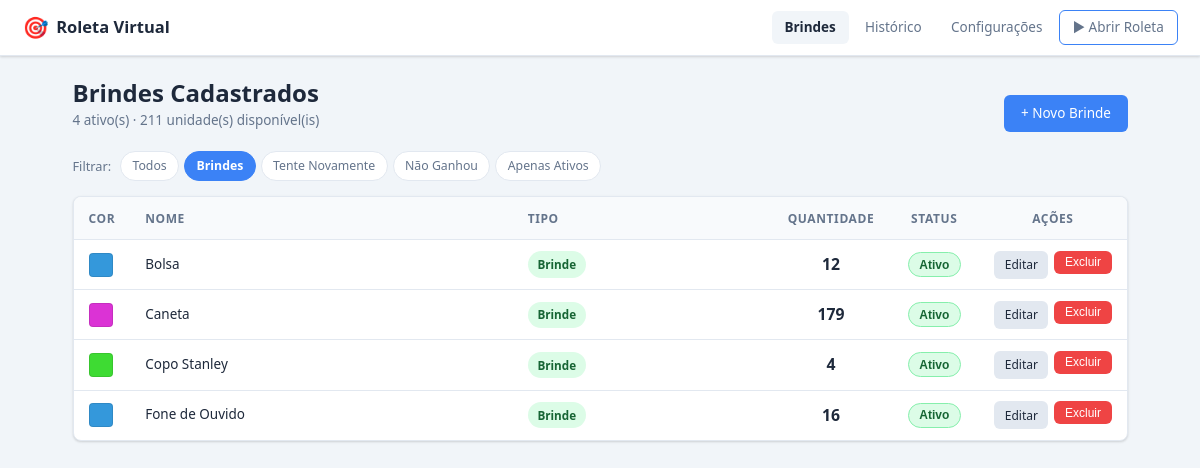
The app's page /admin/?tipo=prize with its own data.
### app/models.py (models this page shows, shortened)
class Prize(db.Model):
    __tablename__ = "prizes"
    id = db.Column(db.Integer, primary_key=True)
    name = db.Column(db.String(100), nullable=False)
    image_filename = db.Column(db.String(255), nullable=True)
    quantity = db.Column(db.Integer, nullable=False, default=0)
    item_type = db.Column(db.String(10), nullable=False, default="prize")
    weight = db.Column(db.Float, nullable=False, default=0.0)
    color = db.Column(db.String(7), nullable=False, default="#3498db")
    exhausted_behavior = db.Column(db.String(15), nullable=False, default="hide_weight")
    is_active = db.Column(db.Boolean, nullable=False, default=True)
    created_at = db.Column(db.DateTime, nullable=False, default=datetime.utcnow)
    updated_at = db.Column(
        db.DateTime, nullable=False, default=datetime.utcnow, onupdate=datetime.utcnow
    )
    draws = db.relationship("Draw", backref="prize", lazy=True)
    @property
    def is_exhausted(self):
        return self.item_type == "prize" and self.quantity == 0

### app/routes/admin.py (the view)
@admin_bp.route("/")
def index():
    tipo = request.args.get("tipo")
    ativo = request.args.get("ativo")
    query = Prize.query
    if tipo in ("prize", "retry", "no_win"):
        query = query.filter_by(item_type=tipo)
    if ativo == "1":
        query = query.filter_by(is_active=True)
    elif ativo == "0":
        query = query.filter_by(is_active=False)
    prizes = query.order_by(
        db.case({"prize": 0, "retry": 1, "no_win": 2}, value=Prize.item_type),
        Prize.name,
    ).all()
    total_prizes = sum(p.quantity for p in prizes if p.item_type == "prize")
    active_prizes = sum(1 for p in prizes if p.item_type == "prize" and p.is_active)
    return render_template(
        "admin/index.html",
        prizes=prizes,
        total_prizes=total_prizes,
        active_prizes=active_prizes,
    )

### app/templates/admin/index.html (shortened to what this page needs)
{% extends "base.html" %}
{% block content %}
<div class="page-header">
  <div class="page-header-left">
    <h1>Brindes Cadastrados</h1>
    <span class="page-subtitle">{{ active_prizes }} ativo(s) · {{ total_prizes }} unidade(s) disponível(is)</span>
  </div>
  <div class="page-header-actions">
    <a href="{{ url_for('admin.prize_new') }}" class="btn btn-primary">+ Novo Brinde</a>
  </div>
</div>
<div class="filter-bar">
  <span class="filter-label">Filtrar:</span>
  <a href="{{ url_for('admin.index') }}" class="filter-btn {% if not request.args.get('tipo') and not request.args.get('ativo') %}active{% endif %}">Todos</a>
  <a href="{{ url_for('admin.index', tipo='prize') }}" class="filter-btn {% if request.args.get('tipo') == 'prize' %}active{% endif %}">Brindes</a>
  <a href="{{ url_for('admin.index', tipo='retry') }}" class="filter-btn {% if request.args.get('tipo') == 'retry' %}active{% endif %}">Tente Novamente</a>
  <a href="{{ url_for('admin.index', tipo='no_win') }}" class="filter-btn {% if request.args.get('tipo') == 'no_win' %}active{% endif %}">Não Ganhou</a>
  <a href="{{ url_for('admin.index', ativo='1') }}" class="filter-btn {% if request.args.get('ativo') == '1' %}active{% endif %}">Apenas Ativos</a>
</div>
{% if prizes %}
<div class="table-wrapper">
  <table class="data-table">
    <thead>
      <tr>
        <th style="width:40px">Cor</th>
        <th>Nome</th>
        <th>Tipo</th>
        <th style="width:100px; text-align:center">Quantidade</th>
        <th style="width:90px; text-align:center">Status</th>
        <th style="width:130px; text-align:center">Ações</th>
      </tr>
    </thead>
    <tbody>
      {% for prize in prizes %}
      <tr class="{% if not prize.is_active %}row-inactive{% endif %}">
        <td>
          <span class="color-swatch" style="background:{{ prize.color }}"></span>
        </td>
        <td>
          <span class="prize-name">{{ prize.name }}</span>
        </td>
        <td>
          {% if prize.item_type == 'prize' %}
            <span class="type-badge type-prize">Brinde</span>
          {% elif prize.item_type == 'retry' %}
            <span class="type-badge type-retry">Tente Novamente</span>
          {% else %}
            <span class="type-badge type-no-win">Não Ganhou</span>
          {% endif %}
        </td>
        <td style="text-align:center">
          {% if prize.item_type == 'prize' %}
            <span class="qty {% if prize.quantity == 0 %}qty-zero{% endif %}">{{ prize.quantity }}</span>
          {% else %}
            <span class="qty-weight">{{ (prize.weight * 100)|round(0)|int }}%</span>
          {% endif %}
        </td>
        <td style="text-align:center">
          <button
            class="toggle-btn {% if prize.is_active %}active{% endif %}"
            data-prize-id="{{ prize.id }}"
            title="{{ 'Desativar' if prize.is_active else 'Ativar' }}"
          >
            {{ 'Ativo' if prize.is_active else 'Inativo' }}
          </button>
        </td>
        <td style="text-align:center">
          <div class="action-btns">
            <a href="{{ url_for('admin.prize_edit', prize_id=prize.id) }}" class="btn btn-sm btn-secondary">Editar</a>
            {% if prize.item_type == 'prize' %}
            <form method="POST" action="{{ url_for('admin.prize_delete', prize_id=prize.id) }}" class="inline-form">
              <button type="submit" class="btn btn-sm btn-danger" onclick="return confirm('Excluir \'{{ prize.name }}\'?\nEsta ação não pode ser desfeita.')">
                Excluir
              </button>
            </form>
            {% endif %}
          </div>
        </td>
      </tr>
      {% endfor %}
    </tbody>
  </table>
</div>
{% endif %}
{% endblock %}

### app/static/css/admin.css (style rules this page uses)
*, *::before, *::after { box-sizing: border-box; margin: 0; padding: 0; }
:root { --primary: #3b82f6; --primary-d: #2563eb; --danger: #ef4444; --danger-d: #dc2626; --success: #22c55e; --warning: #f59e0b; --neutral: #64748b; --bg: #f1f5f9; --surface: #ffffff; --border: #e2e8f0; --text: #1e293b; --text-muted: #64748b; --radius: 8px; --shadow: 0 1px 3px rgba(0,0,0,.1), 0 1px 2px rgba(0,0,0,.06); }
html { font-size: 15px; }
body { font-family: system-ui, -apple-system, "Segoe UI", Roboto, sans-serif; background: var(--bg); color: var(--text); line-height: 1.6; min-height: 100vh; }
a { color: var(--primary); text-decoration: none; }
.page-header { display: flex; align-items: flex-end; justify-content: space-between; margin-bottom: 1.25rem; flex-wrap: wrap; gap: .75rem; }
.page-header h1 { font-size: 1.6rem; font-weight: 700; line-height: 1.2; }
.page-subtitle { color: var(--text-muted); font-size: .9rem; display: block; margin-top: .2rem; }
.page-header-actions { display: flex; gap: .5rem; flex-wrap: wrap; }
.btn { display: inline-flex; align-items: center; gap: .35rem; padding: .5rem 1.1rem; border-radius: 6px; border: none; cursor: pointer; font-size: .9rem; font-weight: 500; transition: background .15s, opacity .15s; text-decoration: none; white-space: nowrap; }
.btn-primary { background: var(--primary); color: #fff; }
.btn-secondary { background: #e2e8f0; color: var(--text); }
.btn-danger { background: var(--danger); color: #fff; }
.btn-sm { padding: .3rem .7rem; font-size: .8rem; }
.inline-form { display: inline; }
.filter-bar { display: flex; align-items: center; gap: .35rem; margin-bottom: 1rem; flex-wrap: wrap; }
.filter-label { font-size: .85rem; color: var(--text-muted); margin-right: .25rem; }
.filter-btn { padding: .3rem .75rem; border-radius: 20px; font-size: .82rem; background: var(--surface); border: 1px solid var(--border); color: var(--text-muted); cursor: pointer; transition: all .15s; text-decoration: none; }
.filter-btn.active { background: var(--primary); border-color: var(--primary); color: #fff; font-weight: 600; }
.table-wrapper { background: var(--surface); border-radius: var(--radius); border: 1px solid var(--border); overflow: hidden; box-shadow: var(--shadow); }
.data-table { width: 100%; border-collapse: collapse; font-size: .9rem; }
.data-table thead th { background: #f8fafc; padding: .75rem 1rem; text-align: left; font-weight: 600; font-size: .8rem; text-transform: uppercase; letter-spacing: .05em; color: var(--text-muted); border-bottom: 1px solid var(--border); }
.data-table tbody td { padding: .7rem 1rem; border-bottom: 1px solid var(--border); vertical-align: middle; }
.data-table tbody tr:last-child td { border-bottom: none; }
.type-badge { display: inline-block; padding: .25rem .65rem; border-radius: 20px; font-size: .78rem; font-weight: 600; }
.type-prize { background: #dcfce7; color: #166534; }
.color-swatch { display: inline-block; width: 24px; height: 24px; border-radius: 4px; border: 1px solid rgba(0,0,0,.1); vertical-align: middle; }
.qty { font-weight: 700; font-size: 1.05rem; }
.action-btns { display: flex; gap: .4rem; justify-content: center; }
.toggle-btn { padding: .3rem .7rem; border-radius: 20px; border: 1.5px solid var(--border); background: #f1f5f9; color: var(--text-muted); font-size: .8rem; font-weight: 600; cursor: pointer; transition: all .2s; }
.toggle-btn.active { background: #dcfce7; border-color: #86efac; color: #166534; }

### records on screen
Prize: name "Bolsa", item_type "Brinde", quantity "12", is_active "Ativo"
Prize: name "Caneta", item_type "Brinde", quantity "179", is_active "Ativo"
Prize: name "Copo Stanley", item_type "Brinde", quantity "4", is_active "Ativo"
Prize: name "Fone de Ouvido", item_type "Brinde", quantity "16", is_active "Ativo"

### other values on screen
{{ active_prizes }} "4"
{{ total_prizes }} "211"
